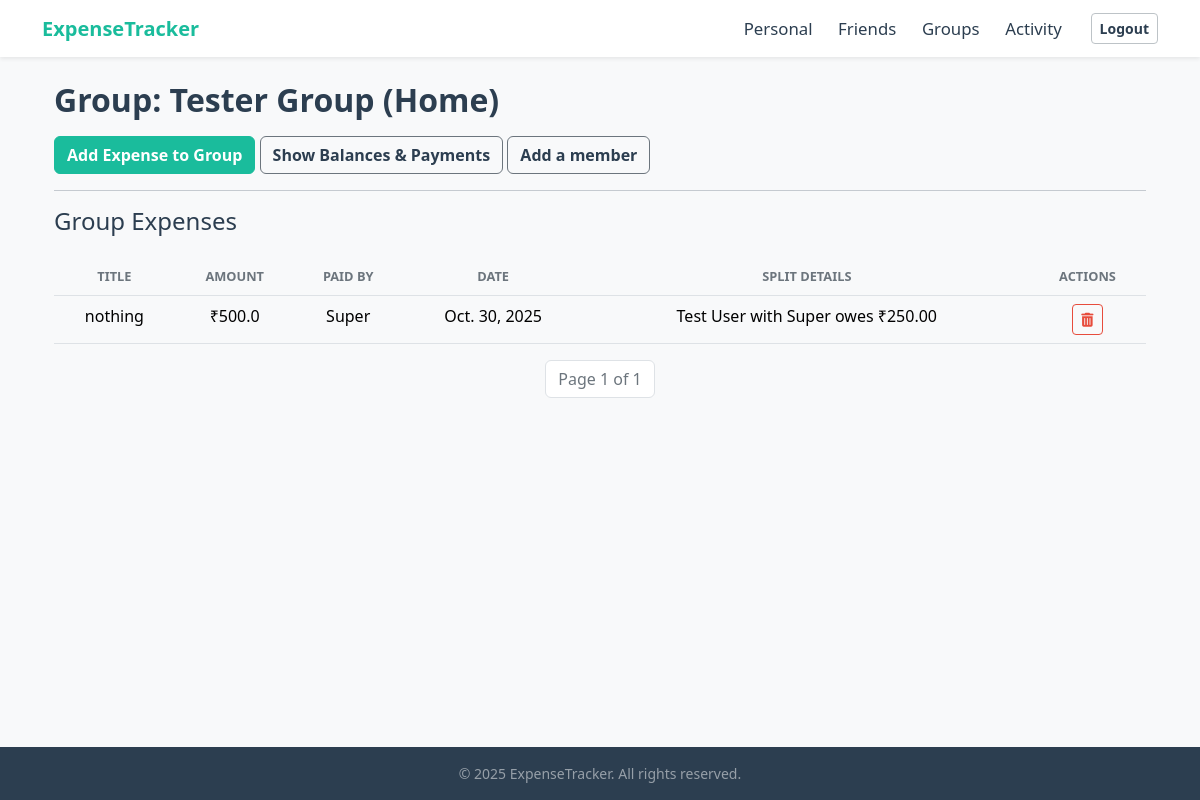
The app's page /group/15/ (signed in) with its own data.
### tracker/models.py (models this page shows, shortened)
class Groups(models.Model):
    CATEGORY_CHOICES = [
        ('Trip', 'Trip'),
        ('Home', 'Home'),
        ('Couple', 'Couple'),
        ('Other', 'Other'),
    ]
    name = models.CharField(max_length=100)
    category = models.CharField(max_length=80,choices=CATEGORY_CHOICES)
    created_by = models.ForeignKey(UserRegistration, on_delete=models.CASCADE, related_name='created_groups')
    members = models.ManyToManyField(UserRegistration, related_name='groups')
    created_at = models.DateTimeField(auto_now_add=True)

class GroupExpense(models.Model):
    group = models.ForeignKey(Groups, on_delete=models.CASCADE, related_name='expenses')
    paid_by = models.ForeignKey(UserRegistration, on_delete=models.CASCADE, related_name='group_paid_expenses')
    title = models.CharField(max_length=200)
    amount = models.FloatField()
    category = models.CharField(max_length=80)
    date = models.DateField(auto_now_add=True)
    created_at = models.DateTimeField(auto_now_add=True)
    total_split_done = models.BooleanField(default=False)

class UserRegistration(models.Model):
    name = models.CharField(max_length=100)
    email = models.CharField(max_length=100,unique=True)
    password = models.CharField(max_length=100)

class GroupExpenseSplit(models.Model):
    expense = models.ForeignKey(GroupExpense, on_delete=models.CASCADE, related_name="splits")
    user = models.ForeignKey(UserRegistration, on_delete=models.CASCADE, related_name="group_expense_splits")
    amount_owed = models.DecimalField(max_digits=10, decimal_places=2)
    is_paid = models.BooleanField(default=False)

### tracker/views.py (the view)
# urls.py: path('group/<int:group_id>/', views.group_details, name='group_details'),
def group_details(request, group_id):
    if 'username' not in request.session:
        messages.error(request, "Please log in to access this page.")
        return redirect('login')
    user_id = request.session.get('user_id')
    user = UserRegistration.objects.get(id=user_id)
    group = get_object_or_404(Groups, id=group_id)
    all_members = group.members.all()
    all_group_expenses = GroupExpense.objects.filter(group=group).prefetch_related('splits', 'paid_by').order_by('-date')
    all_friend_expenses = FriendExpense.objects.filter(
        group=group,                         #only Get payments linked to this group
    ).order_by('-date').select_related('user', 'friend_user', 'paid_by')
    balance_summary = []
    for member in all_members:
        if member.id == user.id:
            continue  # Skip current user
        member_owes_user = GroupExpenseSplit.objects.filter(
            expense__in=all_group_expenses,                   #In this group's expenses
            expense__paid_by=user,                  #Paid by current user
            user=member                             #For this specific member's share
        ).aggregate(total=Sum('amount_owed'))['total'] or Decimal("0.00") #FIX : Use Decimal
        user_owes_member = GroupExpenseSplit.objects.filter(
            expense__in=all_group_expenses,                   #In this group's expenses
            expense__paid_by=member,                #Paid by this specific member
            user=user                               #For current user's share
        ).aggregate(total=Sum('amount_owed'))['total'] or Decimal("0.00") #FIX : Use Decimal
        group_balance = member_owes_user - user_owes_member  #This is Decimal
        friend_balance_user_created_float = all_friend_expenses.filter(
            user=user,
            friend_user=member
        ).aggregate(total=Sum('amount_owed'))['total'] or 0.0
        friend_balance_member_created_float = all_friend_expenses.filter(
            user=member,
            friend_user=user
        ).aggregate(total=Sum('amount_owed'))['total'] or 0.0
        total_friend_balance = Decimal(friend_balance_user_created_float) - Decimal(friend_balance_member_created_float)
        net_balance = group_balance + total_friend_balance
        if abs(net_balance) > 0.01:  # Small threshold to avoid floating-point issues
            balance_summary.append({
                'member': member,
                'balance': net_balance
            })
    group_paginator = Paginator(all_group_expenses, 10)
    page_number = request.GET.get('page')
    expenses_page_obj = group_paginator.get_page(page_number)
    friend_paginator = Paginator(all_friend_expenses, 5)
    pay_page_number = request.GET.get('pay_page')
    friend_expenses_page_obj = friend_paginator.get_page(pay_page_number)
    context = {
        'group': group,
        'expenses_page_obj': expenses_page_obj,
        'friend_expenses_page_obj': friend_expenses_page_obj,
        'current_user': user,
        'balance_summary': balance_summary,
        'members':group.members.all(), #Passing all members to template for if checks
    }
    return render(request, 'tracker/group_details.html', context)

### tracker/templates/tracker/group_details.html (shortened to what this page needs)
{% extends 'tracker/base.html' %}
{% load static %}
{% block content %}
<div class="container mt-4">
    <h2 class="mb-3">Group: {{ group.name }} ({{ group.category }})</h2>
    <div class="d-grid gap-2 d-md-block mb-3">
        <a href="{% url 'add_group_expense' group_id=group.id %}" class="btn btn-primary">Add Expense to Group</a>
        <button class="btn btn-outline-secondary" type="button" data-bs-toggle="collapse" data-bs-target="#balanceDetails" aria-expanded="false" aria-controls="balanceDetails">
            Show Balances & Payments
        </button>
        <a href="{% url 'add_members' group_id=group.id %}" class="btn btn-outline-secondary">Add a member</a>
    </div>
    <hr>
    <h4 class="mb-0 fw-light">Group Expenses</h4><br>
    <table class="table table-hover">
        <thead class="table-light text-center">
            <tr>
                <th>Title</th>
                <th>Amount</th>
                <th>Paid By</th>
                <th>Date</th>
                <th>Split Details</th>
                <th>Actions</th>
            </tr>
        </thead>
        <tbody>
            {% for expense in expenses_page_obj %}
            <tr>
                <td class="text-center">{{ expense.title }}</td>
                <td class="text-center">₹{{ expense.amount }}</td>
                <td class="text-center">{{ expense.paid_by.name }}</td>
                <td class="text-center">{{ expense.date }}</td>
                <td class="text-center">
                    {% for split in expense.splits.all %}
                        {% if split.user != expense.paid_by and split.amount_owed > 0 %}
                            {{ split.user.name }} owes ₹{{ split.amount_owed|floatformat:2 }}<br>
                        {% endif %}
                    {% empty %}
                        No split data yet.
                    {% endfor %}
                </td>
                <td class="text-center align-middle">
                    <a href="{% url 'delete_group_expense' expense.id %}" class="btn btn-sm btn-outline-danger">
                        <i class="fas fa-trash-alt"></i>
                    </a>
                </td>
            </tr>
            {% empty %}
                <tr><td colspan="7" class="text-center">No expenses yet.</td></tr>
            {% endfor %}
        </tbody>
    </table>
    <nav aria-label="Group Expenses navigation">
        <ul class="pagination justify-content-center">
            <li class="page-item disabled">
                <span class="page-link">Page {{ expenses_page_obj.number }} of {{ expenses_page_obj.paginator.num_pages }}</span>
            </li>
        </ul>
    </nav>
{% endblock %}

### tracker/static/tracker/css/custom.css (style rules this page uses)
:root { --bs-primary: #1ABC9C !important; --bs-primary-rgb: 26, 188, 156 !important; --bs-primary-darker: #16a085; --bs-danger: #E74C3C; --bs-danger-rgb: 231, 76, 60; --bs-danger-darker: #c0392b; --bs-success: #1ABC9C !important; --bs-success-rgb: 26, 188, 156 !important; --bs-info: #3498db; --bs-warning: #f39c12; --bs-body-color: #2C3E50; --bs-body-bg: #F8F9FA; --bs-light: #F8F9FA; --bs-light-rgb: 248, 249, 250; --bs-dark: #2C3E50; --bs-dark-rgb: 44, 62, 80; --bs-white: #FFFFFF; --bs-white-rgb: 255, 255, 255; --bs-card-border-color: transparent; --bs-card-bg: #FFFFFF; --bs-secondary-text-emphasis: #555; --bs-link-color: var(--bs-primary); --bs-link-hover-color: var(--bs-primary-darker); }
body { color: var(--bs-body-color); background-color: var(--bs-body-bg); }
h1, h2, h3, h4, h5, h6 { color: var(--bs-body-color); font-weight: 600; }
a { color: var(--bs-link-color); text-decoration: none; }
.btn { --bs-btn-color: var(--bs-white); --bs-btn-hover-color: var(--bs-white); --bs-btn-active-color: var(--bs-white); --bs-btn-font-weight: 600; }
.btn-primary { --bs-btn-bg: var(--bs-primary); --bs-btn-border-color: var(--bs-primary); --bs-btn-hover-bg: var(--bs-primary-darker); --bs-btn-hover-border-color: var(--bs-primary-darker); --bs-btn-color: #fff; --bs-btn-hover-color: #fff; }
.btn-outline-secondary { --bs-btn-color: var(--bs-body-color, #2C3E50); --bs-btn-border-color: var(--bs-secondary, #BDC3C7); --bs-btn-hover-color: var(--bs-body-color, #2C3E50); --bs-btn-hover-bg: #e9ecef; --bs-btn-hover-border-color: var(--bs-secondary, #BDC3C7); color: var(--bs-body-color, #2C3E50) !important; }
.btn-outline-danger { --bs-btn-color: var(--bs-danger); --bs-btn-border-color: var(--bs-danger); --bs-btn-hover-bg: var(--bs-danger); --bs-btn-hover-border-color: var(--bs-danger); --bs-btn-hover-color: #fff; }
.card .pagination .page-link, .container .pagination .page-link { color: var(--bs-primary) !important; border-color: #dee2e6 !important; background-color: var(--bs-white) !important; box-shadow: none !important; }
.card .pagination .page-item.disabled .page-link, .container .pagination .page-item.disabled .page-link { color: #6c757d !important; background-color: var(--bs-white) !important; border-color: #dee2e6 !important; }
.table thead th { color: #6c757d; font-size: 0.8rem; text-transform: uppercase; border-bottom: 1px solid #dee2e6; font-weight: 600; }

### records on screen
Groups: name "Tester Group", category "Home"
GroupExpense: title "nothing", amount "500.0", paid_by.name "Super", date "Oct. 30, 2025"
GroupExpenseSplit: user.name "Test User with Super", amount_owed "250.00"

### other values on screen
{{ expenses_page_obj.number }} "1"
{{ expenses_page_obj.paginator.num_pages }} "1"
